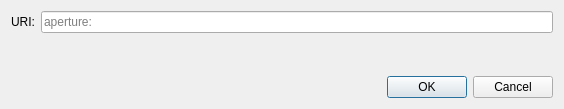
<?xml version="1.0" encoding="UTF-8"?>
<ui version="4.0">
 <class>OpenURIDialog</class>
 <widget class="QDialog" name="OpenURIDialog">
  <property name="geometry">
   <rect>
    <x>0</x>
    <y>0</y>
    <width>564</width>
    <height>109</height>
   </rect>
  </property>
  <property name="windowTitle">
   <string>Open aperture URI</string>
  </property>
  <layout class="QVBoxLayout" name="verticalLayout">
   <item>
    <layout class="QHBoxLayout" name="horizontalLayout">
     <item>
      <widget class="QLabel" name="label">
       <property name="text">
        <string>URI:</string>
       </property>
      </widget>
     </item>
     <item>
      <widget class="QValidatedLineEdit" name="uriEdit">
       <property name="placeholderText">
        <string notr="true">aperture:</string>
       </property>
      </widget>
     </item>
    </layout>
   </item>
   <item>
    <spacer name="verticalSpacer">
     <property name="orientation">
      <enum>Qt::Vertical</enum>
     </property>
     <property name="sizeHint" stdset="0">
      <size>
       <width>20</width>
       <height>40</height>
      </size>
     </property>
    </spacer>
   </item>
   <item>
    <widget class="QDialogButtonBox" name="buttonBox">
     <property name="orientation">
      <enum>Qt::Horizontal</enum>
     </property>
     <property name="standardButtons">
      <set>QDialogButtonBox::Cancel|QDialogButtonBox::Ok</set>
     </property>
    </widget>
   </item>
  </layout>
 </widget>
 <customwidgets>
  <customwidget>
   <class>QValidatedLineEdit</class>
   <extends>QLineEdit</extends>
   <header>qt/qvalidatedlineedit.h</header>
  </customwidget>
 </customwidgets>
 <resources/>
 <connections>
  <connection>
   <sender>buttonBox</sender>
   <signal>accepted()</signal>
   <receiver>OpenURIDialog</receiver>
   <slot>accept()</slot>
   <hints>
    <hint type="sourcelabel">
     <x>248</x>
     <y>254</y>
    </hint>
    <hint type="destinationlabel">
     <x>157</x>
     <y>274</y>
    </hint>
   </hints>
  </connection>
  <connection>
   <sender>buttonBox</sender>
   <signal>rejected()</signal>
   <receiver>OpenURIDialog</receiver>
   <slot>reject()</slot>
   <hints>
    <hint type="sourcelabel">
     <x>316</x>
     <y>260</y>
    </hint>
    <hint type="destinationlabel">
     <x>286</x>
     <y>274</y>
    </hint>
   </hints>
  </connection>
 </connections>
</ui>
